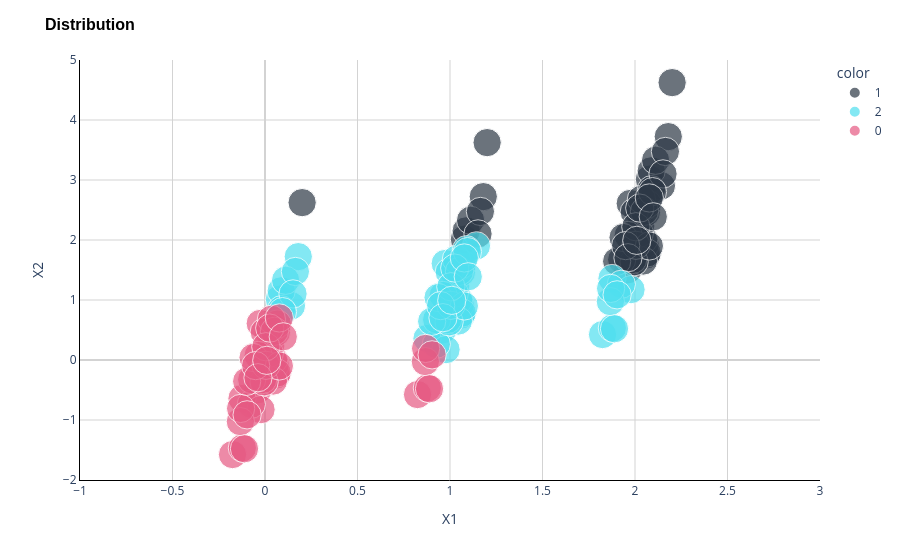

The notebook cell this image was saved under:
### Markdown cell above
Lo que podemos observar en el siguiente gráfico es que, como el algoritmo utiliza la distancia euclídea, y como busca **minimizar** la dispersión **intra-grupo**, prefiere agrupar calculando las distancias horizontalmente y no verticalmente, como debería ser en realidad.

### Code cell
# Existing scatter plot
figure = px.scatter(
    x=X[:, 0],
    y=X[:, 1],
    color=y.astype(str),
    color_discrete_map={'0': '#E65983', '1': '#2D3846', '2': '#4FDFEF'},
    size=[1] * X.shape[0],
)

# Update layout
figure.update_layout(
    title='Distribution',
    title_font=dict(size=16, family='Arial', color='black', weight='bold'),
    xaxis_title='X1',
    yaxis_title='X2',
    plot_bgcolor='white',
    yaxis=dict(showgrid=True, gridcolor='LightGray', showline=True, linecolor='Black', zeroline=True, zerolinecolor='LightGray'),
    xaxis=dict(showgrid=True, gridcolor='LightGray', showline=True, linecolor='Black', zeroline=True, zerolinecolor='LightGray'),
)

# Set x-axis and y-axis limits
figure.update_xaxes(range=[-1, 3])
figure.update_yaxes(range=[-2, 5])

figure.show()

### Figure 1 — Plotly figure (JSON) as saved in the notebook; plotly's stock layout.template omitted (floating-point values rounded to 4 significant figures)
{"data": [{"hovertemplate": "color=1<br>x=%{x}<br>y=%{y}<br>size=%{marker.size}<extra></extra>", "legendgroup": "1", "marker": {"color": "#2D3846", "size": [1, 1, 1, 1, 1, 1, 1, 1, 1, 1, 1, 1, 1, 1, 1, 1, 1, 1, 1, 1, 1, 1, 1, 1, 1, 1, 1, 1, 1, 1, 1, 1, 1, 1, 1, 1, 1, 1, 1, 1, 1, 1, 1, 1, 1, 1, 1, 1, 1], "sizemode": "area", "sizeref": 0.0025, "symbol": "circle"}, "mode": "markers", "name": "1", "orientation": "v", "showlegend": true, "type": "scatter", "x": [1.961, 2.031, 2.019, 2.062, 2.061, 2.18, 2.078, 2.143, 2.056, 2.044, 2.088, 2.067, 1.974, 2.047, 2.066, 2.111, 2.023, 2.164, 1.996, 2.045, 1.987, 2.035, 2.089, 1.928, 2.051, 2.151, 1.963, 1.995, 1.901, 1.936, 2.201, 2.005, 2.078, 2.004, 2.095, 2.026, 1.949, 2.077, 2.099, 1.962, 2.01, 1.18, 1.078, 1.088, 1.111, 1.164, 1.151, 1.201, 0.2007], "xaxis": "x", "y": [1.503, 2.233, 2.472, 2.462, 1.751, 3.723, 3.014, 2.903, 1.927, 2.545, 3.152, 2.599, 2.609, 2.009, 1.783, 3.329, 2.114, 3.476, 2.465, 1.65, 1.674, 2.679, 2.838, 1.673, 2.478, 3.102, 2.076, 1.636, 1.645, 2.042, 4.623, 1.912, 1.9, 2.221, 2.807, 2.532, 1.907, 2.701, 2.386, 1.705, 1.994, 2.723, 2.014, 2.152, 2.329, 2.476, 2.102, 3.623, 2.623], "yaxis": "y"}, {"hovertemplate": "color=2<br>x=%{x}<br>y=%{y}<br>size=%{marker.size}<extra></extra>", "legendgroup": "2", "marker": {"color": "#4FDFEF", "size": [1, 1, 1, 1, 1, 1, 1, 1, 1, 1, 1, 1, 1, 1, 1, 1, 1, 1, 1, 1, 1, 1, 1, 1, 1, 1, 1, 1, 1, 1, 1, 1, 1, 1, 1, 1, 1, 1, 1, 1, 1, 1, 1, 1, 1, 1, 1, 1, 1, 1, 1, 1, 1, 1, 1], "sizemode": "area", "sizeref": 0.0025, "symbol": "circle"}, "mode": "markers", "name": "2", "orientation": "v", "showlegend": true, "type": "scatter", "x": [1.876, 1.824, 1.878, 1.979, 1.926, 1.867, 1.868, 1.889, 1.903, 0.9612, 0.8757, 1.031, 1.019, 1.062, 1.061, 1.143, 1.056, 1.044, 1.067, 0.9742, 1.047, 0.9786, 1.066, 0.926, 1.023, 0.9958, 1.045, 0.9874, 1.035, 1.089, 0.9279, 1.051, 0.9631, 0.9953, 0.9009, 0.9356, 1.005, 1.078, 1.004, 1.095, 1.026, 0.9494, 1.077, 1.099, 0.962, 1.01, 0.1798, 0.07774, 0.1429, 0.08754, 0.1112, 0.1644, 0.08904, 0.1515, 0.0946], "xaxis": "x", "y": [1.358, 0.4238, 0.5335, 1.173, 1.262, 0.9726, 1.193, 0.5201, 1.086, 0.5028, 0.3583, 1.233, 1.472, 1.462, 0.7506, 1.903, 0.9269, 1.545, 1.599, 1.609, 1.009, 0.1727, 0.7835, 0.2622, 1.114, 1.465, 0.6495, 0.6744, 1.679, 1.838, 0.6725, 1.478, 1.076, 0.6359, 0.6446, 1.042, 0.9118, 0.9005, 1.221, 1.807, 1.532, 0.9067, 1.701, 1.386, 0.7049, 0.994, 1.723, 1.014, 0.9025, 1.152, 1.329, 1.476, 0.838, 1.102, 0.8065], "yaxis": "y"}, {"hovertemplate": "color=0<br>x=%{x}<br>y=%{y}<br>size=%{marker.size}<extra></extra>", "legendgroup": "0", "marker": {"color": "#E65983", "size": [1, 1, 1, 1, 1, 1, 1, 1, 1, 1, 1, 1, 1, 1, 1, 1, 1, 1, 1, 1, 1, 1, 1, 1, 1, 1, 1, 1, 1, 1, 1, 1, 1, 1, 1, 1, 1, 1, 1, 1, 1, 1, 1, 1, 1, 1], "sizemode": "area", "sizeref": 0.0025, "symbol": "circle"}, "mode": "markers", "name": "0", "orientation": "v", "showlegend": true, "type": "scatter", "x": [0.8244, 0.8776, 0.8668, 0.8681, 0.8891, 0.9032, -0.03881, -0.1243, 0.03124, -0.1756, 0.01887, 0.06192, 0.06091, -0.1224, 0.05551, 0.04429, 0.06677, -0.02583, 0.04695, -0.02138, 0.0659, -0.074, 0.02345, -0.004172, 0.04525, -0.01257, 0.03459, -0.1332, -0.07205, 0.05123, -0.1319, -0.0369, -0.004715, -0.09909, -0.06442, 0.005079, 0.07766, 0.004367, -0.1109, -0.09676, 0.02558, -0.05064, 0.07747, 0.09864, -0.03799, 0.009682], "xaxis": "x", "y": [-0.5762, -0.4665, -0.02736, 0.1928, -0.4799, 0.08589, -0.4972, -0.6417, 0.2332, -1.576, 0.4716, 0.4616, -0.2494, -1.467, -0.07308, 0.5448, 0.5995, 0.6089, 0.009373, -0.8273, -0.2165, -0.7378, 0.1145, 0.4648, -0.3505, -0.3256, 0.6793, -1.027, -0.3275, 0.4784, -0.8072, 0.07592, -0.3641, -0.3554, 0.04193, -0.08821, -0.09951, 0.2211, -1.48, -0.9141, 0.5318, -0.0933, 0.7008, 0.3864, -0.2951, -0.006028], "yaxis": "y"}], "layout": {"legend": {"itemsizing": "constant", "title": {"text": "color"}, "tracegroupgap": 0}, "margin": {"t": 60}, "plot_bgcolor": "white", "title": {"font": {"color": "black", "family": "Arial", "size": 16, "weight": "bold"}, "text": "Distribution"}, "xaxis": {"anchor": "y", "domain": [0, 1], "gridcolor": "LightGray", "linecolor": "Black", "range": [-1, 3], "showgrid": true, "showline": true, "title": {"text": "X1"}, "zeroline": true, "zerolinecolor": "LightGray"}, "yaxis": {"anchor": "x", "domain": [0, 1], "gridcolor": "LightGray", "linecolor": "Black", "range": [-2, 5], "showgrid": true, "showline": true, "title": {"text": "X2"}, "zeroline": true, "zerolinecolor": "LightGray"}}}
